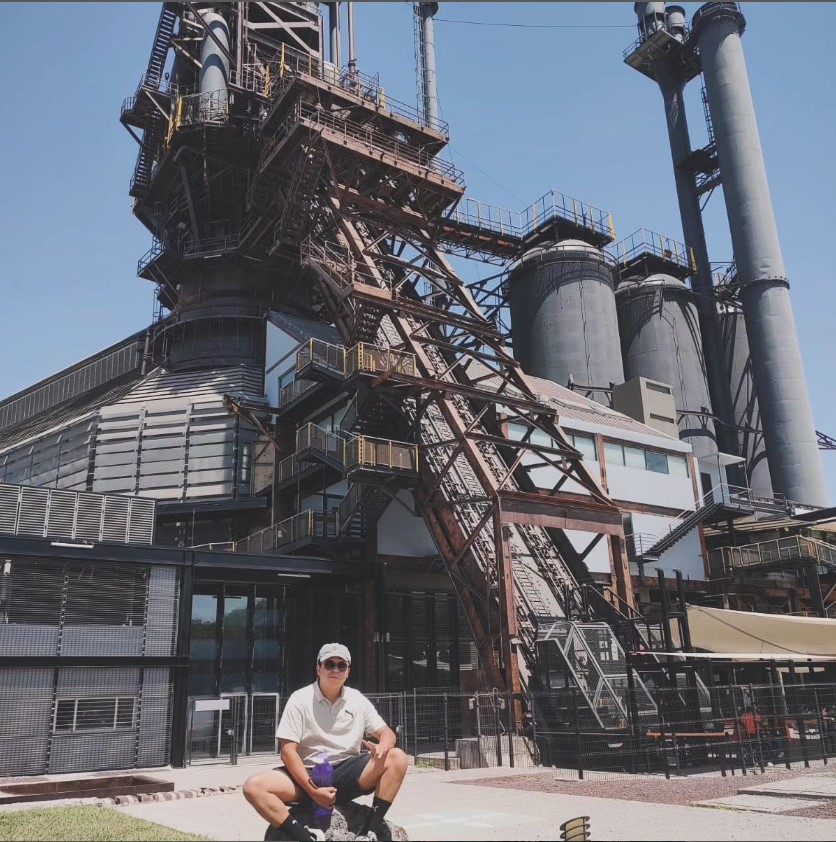
#> input picture Practica7/horno3.jpg, 836 x 842 px
$ python practica7.py
#> lines starting #> are read from the running program, lines starting #| are printed output that depends on the picture
# -*- coding: utf-8 -*-
"""
Created on 01 May 10:01:05 2024
@author: Jesus Alejandro Montes Aguila
"""

import cv2
import numpy as np

# Cargar la imagen
imagen = cv2.imread('horno3.jpg')
#> imagen is the input picture: shape (842, 836, 3); mean B, G, R 117.2, 107.9, 105.2


# Definir la matriz de traslación
traslacion_matrix = np.float32([[1, 0, 50], [0, 1, 30]])
# Aplicar la traslación a la imagen
imagen_traslada = cv2.warpAffine(imagen, traslacion_matrix, (imagen.shape[1], imagen.shape[0]))
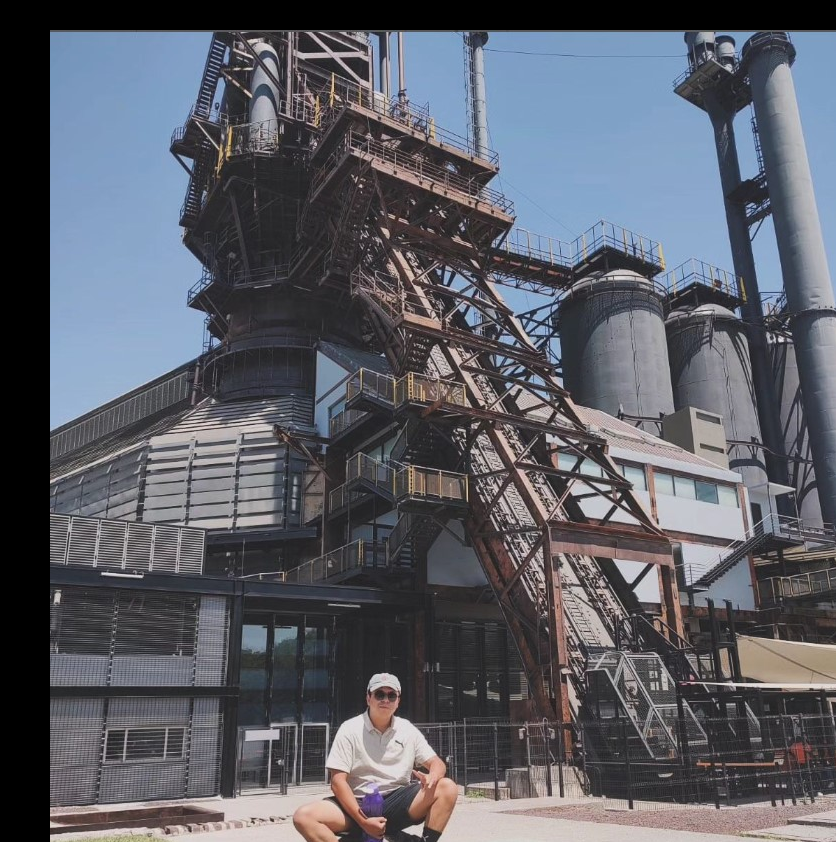
#> imagen_traslada: shape (842, 836, 3); mean B, G, R 102.5, 93.8, 91.4


# Definir el ángulo de rotación
angulo_rotacion = 45
# Calcular el centro de la imagen
centro = (imagen.shape[1] // 2, imagen.shape[0] // 2)
#> centro = (418, 421)
# Definir la matriz de rotación
rotacion_matrix = cv2.getRotationMatrix2D(centro, angulo_rotacion, 1.0)
# Aplicar la rotación a la imagen
imagen_rotada = cv2.warpAffine(imagen, rotacion_matrix, (imagen.shape[1], imagen.shape[0]))
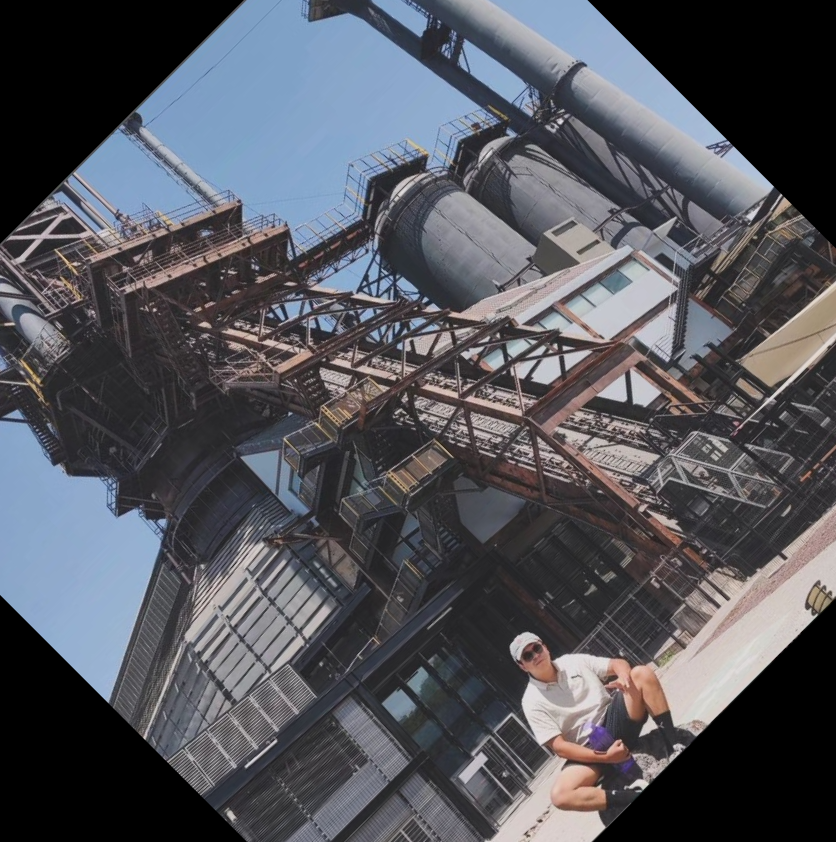
#> imagen_rotada: shape (842, 836, 3); mean B, G, R 92.1, 85.1, 83.7


# Definir el factor de escala
escala = 1.5
# Redimensionar la imagen
imagen_escalada = cv2.resize(imagen, None, fx=escala, fy=escala)


# Definir las coordenadas de la región de interés (ROI)
x1, y1, x2, y2 = 100, 50, 300, 200
# Recortar la región de interés de la imagen
imagen_recortada = imagen[y1:y2, x1:x2]
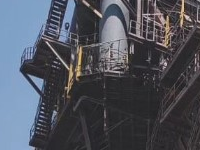
#> imagen_recortada: shape (150, 200, 3); mean B, G, R 92.2, 82.1, 78.4

# Mostrar las imágenes resultantes
cv2.imshow('Imagen Original', imagen)
cv2.imwrite('original.jpg', imagen)
cv2.imshow("Traslacion", imagen_traslada)
cv2.imwrite('Traslacion.jpg', imagen_traslada)
cv2.imshow("Rotacion", imagen_rotada)
cv2.imwrite('Rotacion.jpg', imagen_rotada)
cv2.imshow("Escala", imagen_escalada)
cv2.imwrite('Escala.jpg', imagen_escalada)
cv2.imshow("Recorte", imagen_recortada)
cv2.imwrite('Recorte.jpg', imagen_recortada)


# Esperar hasta que se presione una tecla y luego cerrar las ventanas
cv2.waitKey(0)
cv2.destroyAllWindows()
